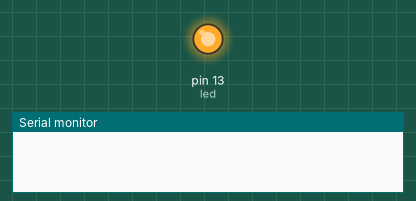
Simulated run of this sketch. Board: Arduino Uno, built with avr-gcc and run on an emulated ATmega328P. Parts: output pins drawn as LEDs (lit = HIGH), the last lines printed to the serial monitor.

Above: at 2.5 s.
At 7.5 s:
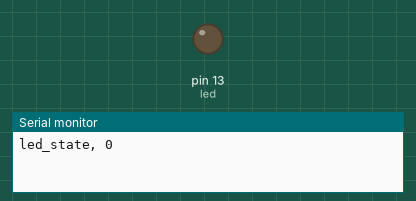
Timing chart, 0 to 13.0 s (numbered marks = the images above):
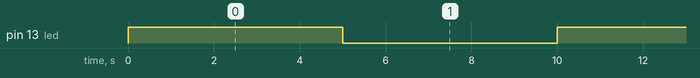

The sketch:

arduino_send_blink.ino
```cpp
#define led 13

bool led_state = HIGH;

void setup() {
  Serial.begin(115200);

  pinMode(led, OUTPUT);
}

void loop() {
  digitalWrite(led, led_state);
  delay(5000);
  led_state = !led_state;
  Serial.print("led_state, ");
  Serial.println(led_state);
}
```

Measured:
- by itself, pin 13 (led): alternates HIGH for 5.0 s and LOW for 5.0 s
